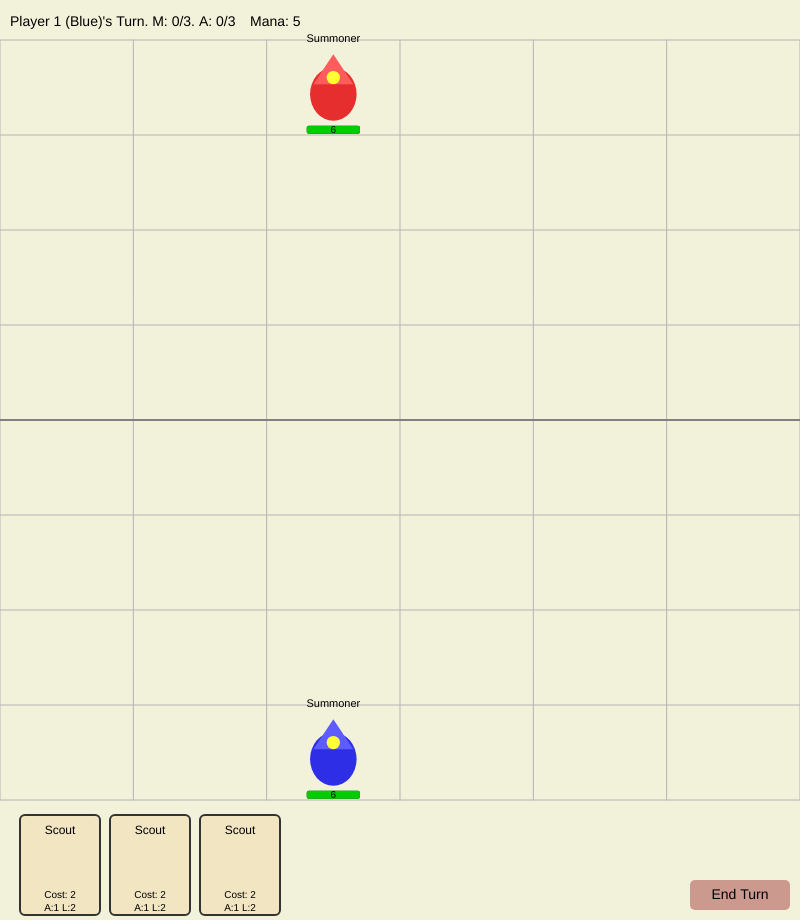
Frame 1 (no input)
Frame 60 (no input): identical to frame 1, image omitted
Frame 120 (the mouse pressed at the canvas centre since frame 60): identical to frame 1, image omitted

The p5.js sketch that drew this single still picture (run headless with seeded random() and noise() and a simulated clock; from frame 60 on, the mouse is pressed at the canvas centre):

// p5.js sketch
// ── sketch.js

// --- CONFIGURATION CONSTANTS ---
const CONFIG = {
    GRID_ROWS: 8,
    GRID_COLS: 6,
    TOP_UI_SPACE: 40,
    BOTTOM_UI_SPACE: 10,
    HAND_CARD_MARGIN: 10,
    HAND_CARD_WIDTH: 80,
    HAND_CARD_HEIGHT: 100,
    CARD_MENU_BUTTON_WIDTH: 60,
    CARD_MENU_BUTTON_HEIGHT: 20,
    STARTING_MANA: 5,
    INITIAL_HAND_SIZE: 3,
    MAX_MOVES_PER_TURN: 3,
    MAX_ATTACKS_PER_TURN: 3,
    BATTLE_RESULT_DISPLAY_TIME: 360, // Animation frames to show battle results (3 seconds at 60fps)
};

// --- GLOBAL GAME VARIABLES (Derived from CONFIG or P5) ---
let cellWidth, cellHeight;

// --- GAME STATE ---
let gameState = {
    units: [],
    player1Hand: [],
    player2Hand: [],
    currentPlayerIsP1: true,
    player1Mana: 0,
    player2Mana: 0,
    movesMadeThisTurn: 0,
    attacksMadeThisTurn: 0,
    gameOver: false,
    winnerMessage: "",
    attackAnimations: [],
    currentDiceRollResult: "",
    battleResultDisplayTimer: 0,
    selectedUnit: null,
    selectedCardForSummoning: null,
    potentialMoveCells: [],
    potentialAttackCells: [],
    potentialSummonCells: [],
    ALL_AVAILABLE_CARDS: [],
};

// --- UI ELEMENTS / MANAGERS ---
let actionButtonRect;

class CardActionMenuManager {
    constructor() {
        this.active = false; this.card = null; this.cardIndexInHand = -1;
        this.playButtonRect = { x:0,y:0,w:CONFIG.CARD_MENU_BUTTON_WIDTH,h:CONFIG.CARD_MENU_BUTTON_HEIGHT,text:"Play"};
        this.scrapButtonRect = { x:0,y:0,w:CONFIG.CARD_MENU_BUTTON_WIDTH,h:CONFIG.CARD_MENU_BUTTON_HEIGHT,text:"Scrap"};
    }
    open(card, indexInHand, cardDisplayX, cardDisplayY, cardDisplayWidth, cardDisplayHeight) {
        this.active = true; this.card = card; this.cardIndexInHand = indexInHand;
        this.playButtonRect.x = cardDisplayX + cardDisplayWidth/2 - this.playButtonRect.w/2;
        this.playButtonRect.y = cardDisplayY - this.playButtonRect.h - 5;
        this.scrapButtonRect.x = this.playButtonRect.x;
        this.scrapButtonRect.y = this.playButtonRect.y - this.scrapButtonRect.h - 5;
        if (this.scrapButtonRect.y < 5) {
            this.playButtonRect.y = cardDisplayY + cardDisplayHeight + 5;
            this.scrapButtonRect.y = this.playButtonRect.y + this.scrapButtonRect.h + 5;
        }
    }
    close() { this.active = false; this.card = null; this.cardIndexInHand = -1; }
    draw() {
        if (!this.active || !this.card) return; push();
        fill(120,70,80); rect(this.playButtonRect.x,this.playButtonRect.y,this.playButtonRect.w,this.playButtonRect.h,3);
        fill(0);textAlign(CENTER,CENTER);textSize(10);text(this.playButtonRect.text,this.playButtonRect.x+this.playButtonRect.w/2,this.playButtonRect.y+this.playButtonRect.h/2);
        fill(20,70,80); rect(this.scrapButtonRect.x,this.scrapButtonRect.y,this.scrapButtonRect.w,this.scrapButtonRect.h,3);
        fill(0);text(this.scrapButtonRect.text,this.scrapButtonRect.x+this.scrapButtonRect.w/2,this.scrapButtonRect.y+this.scrapButtonRect.h/2); pop();
    }
    handleMousePress(mx, my) {
        if (!this.active) return false;
        let currentMana = gameState.currentPlayerIsP1 ? gameState.player1Mana : gameState.player2Mana;
        let actionTaken = false;
        if (isMouseOverRect(mx,my,this.playButtonRect)) {
            if (this.card.summonCost <= currentMana) {
                deselectUnitSelections(); gameState.selectedCardForSummoning = this.card; calculatePotentialSummonCells();
            } else { console.log("Not enough mana for Play."); gameState.selectedCardForSummoning = null; gameState.potentialSummonCells = []; }
            this.close(); actionTaken = true;
        } else if (isMouseOverRect(mx,my,this.scrapButtonRect)) {
            if (gameState.currentPlayerIsP1) { gameState.player1Mana++; gameState.player1Hand.splice(this.cardIndexInHand,1); }
            else { gameState.player2Mana++; gameState.player2Hand.splice(this.cardIndexInHand,1); }
            deselectAllSelections(); actionTaken = true;
        }
        return actionTaken;
    }
}
let cardActionMenu = new CardActionMenuManager();

class Card {
    constructor(unitName, unitType, attackValue, lifePoints, rangeType, summonCost, isSummonerCard = false) {
        this.unitName=unitName; this.unitType=unitType; this.attackValue=attackValue; this.lifePoints=lifePoints;
        this.rangeType=rangeType; this.summonCost=summonCost; this.isSummonerCard=isSummonerCard;
        this.id=unitName+"_"+summonCost+"_"+Math.random().toString(16).slice(9);
    }
    createUnit(row,col,isPlayer1){return new Unit(this.unitName,row,col,isPlayer1,this.attackValue,this.lifePoints,this.rangeType,this.unitType,this.isSummonerCard);}
    isMouseOver(mx,my){return mx>this.displayX&&mx<this.displayX+this.displayWidth&&my>this.displayY&&my<this.displayY+this.displayHeight;}
}

class Unit {
  constructor(name, r, c, isPlayer1, attackValue, lifePoints, rangeType, type, isSummoner = false) {
    this.name=name; this.row=r; this.col=c; this.isPlayer1=isPlayer1;
    this.attackValue=attackValue; this.maxLifePoints=lifePoints; this.currentLifePoints=lifePoints;
    this.rangeType=rangeType; this.attackRange=(rangeType==='melee')?1:3;
    this.moveRange=2; this.type=type; this.isSummoner=isSummoner;
    this.color=isPlayer1?color(240,80,90):color(0,80,90);
    this.id=name+"_"+r+"_"+c+(isPlayer1?"_P1":"_P2")+Math.random().toString(16).slice(5);
    this.isSelected=false; this.hasMovedThisTurn=false; this.hasAttackedThisTurn=false;
    this.isHovered=false; this.size=0; this.isDestroyed=false;
  }
  getPixelPos(){return {x:this.col*cellWidth+cellWidth/2,y:CONFIG.TOP_UI_SPACE+this.row*cellHeight+cellHeight/2};}
  display() {
    let pos = this.getPixelPos(); this.size = min(cellWidth, cellHeight) * 0.7; // Slightly larger base for more detail
    push();
    translate(pos.x, pos.y);
    rectMode(CENTER); // Ensure consistent rectMode for unit drawing

    let bodyHue = hue(this.color);
    let bodySat = saturation(this.color);
    let bodyBri = brightness(this.color);

    if ((this.hasMovedThisTurn || this.hasAttackedThisTurn) && this.currentLifePoints > 0 && !gameState.gameOver) {
        bodySat *= 0.6; bodyBri *= 0.9;
    }

    if (this.isHovered && this.currentLifePoints > 0 && !gameState.gameOver) { stroke(50,100,100); strokeWeight(3); } else { noStroke(); }
    if (this.isSelected && this.currentLifePoints > 0 && !gameState.gameOver) { fill(bodyHue,bodySat,bodyBri+10,50); ellipse(0,0,this.size*1.2,this.size*1.2); stroke(0,0,100); strokeWeight(2); } // Selection slightly smaller relative to new unit size

    noStroke();
    if (this.currentLifePoints <= 0) {
        fill(0,0,30); ellipse(0,0,this.size*0.8, this.size*0.8); // Dead units are simple dark circles
    } else {
        // Base fill for most parts
        fill(bodyHue, bodySat, bodyBri);

        switch (this.type) {
            case "Summoner":
                ellipse(0, this.size * 0.1, this.size * 0.7, this.size * 0.8); // Robe body
                fill(bodyHue, bodySat * 0.8, bodyBri + 15); // Lighter for hat
                triangle(0, -this.size * 0.5, -this.size * 0.3, -this.size * 0.05, this.size * 0.3, -this.size * 0.05); // Pointed hat
                fill(60, 80, 100); // Orb color (yellowish)
                ellipse(0, -this.size * 0.15, this.size * 0.2, this.size * 0.2); // Orb
                break;
            case "Archer":
                ellipse(0, this.size * 0.1, this.size * 0.4, this.size * 0.7); // Body
                stroke(40, 50, 30); strokeWeight(this.size * 0.05); noFill(); // Bow color (brownish)
                arc(this.size * 0.2, 0, this.size * 0.6, this.size * 0.8, PI + HALF_PI * 0.7, HALF_PI * 0.3); // Bow arc
                stroke(0, 0, 70); strokeWeight(this.size*0.03); // Arrow shaft
                line(this.size * 0.05, 0, this.size*0.4, 0); // Arrow shaft
                fill(0,0,70); noStroke(); // Arrow head
                triangle(this.size*0.4, 0, this.size*0.3, -this.size*0.05, this.size*0.3, this.size*0.05);
                break;
            case "Warrior":
                rect(0, 0, this.size * 0.6, this.size * 0.8, this.size * 0.1); // Body
                fill(0, 0, 70); // Shield color (grey)
                beginShape(); // Kite Shield
                vertex(-this.size * 0.3, -this.size * 0.4); vertex(this.size * 0.15, -this.size * 0.35);
                vertex(this.size * 0.15, this.size * 0.25); vertex(0, this.size * 0.4);
                vertex(-this.size * 0.3, this.size * 0.25); endShape(CLOSE);
                fill(0, 0, 80); // Sword color
                rect(this.size * 0.25, 0, this.size * 0.1, this.size * 0.6); // Sword blade
                rect(this.size * 0.25, this.size*0.2, this.size * 0.25, this.size*0.05); // Crossguard
                break;
            case "Spearman":
                ellipse(0, this.size * 0.1, this.size * 0.4, this.size * 0.7); // Body
                fill(0, 0, 70); // Buckler color
                ellipse(-this.size * 0.15, 0, this.size * 0.3, this.size * 0.3);
                stroke(40, 50, 30); strokeWeight(this.size * 0.05); // Spear shaft
                line(this.size * 0.1, -this.size * 0.4, this.size * 0.1, this.size * 0.3);
                fill(0, 0, 80); noStroke(); // Spear head
                triangle(this.size*0.1, -this.size*0.5, this.size*0.02, -this.size*0.35, this.size*0.18, -this.size*0.35);
                break;
            case "Brute":
                beginShape(); // Trapezoid body
                vertex(-this.size * 0.4, this.size * 0.4); vertex(this.size * 0.4, this.size * 0.4);
                vertex(this.size * 0.3, -this.size * 0.4); vertex(-this.size * 0.3, -this.size * 0.4);
                endShape(CLOSE);
                fill(40, 60, 40); // Club color (dark brown)
                ellipse(this.size*0.3, -this.size*0.1, this.size*0.25, this.size*0.5); // Club head
                rect(this.size*0.3, this.size*0.2, this.size*0.1, this.size*0.2); // Club handle
                break;
            case "Scout":
                fill(bodyHue, bodySat * 0.7, bodyBri * 0.8); // Hood color (slightly darker)
                arc(0, -this.size * 0.1, this.size * 0.7, this.size * 0.8, PI, 0, CHORD); // Hood
                fill(bodyHue, bodySat, bodyBri); // Face area (player color)
                ellipse(0, this.size*0.05, this.size * 0.4, this.size * 0.5); // Head/body under hood
                break;
            case "Guard":
                rect(0, 0, this.size * 0.5, this.size * 0.8, this.size * 0.1); // Body
                fill(0, 0, 65); // Shield color
                rect(-this.size * 0.15, 0, this.size * 0.3, this.size * 0.9, this.size*0.05); // Tower shield
                fill(bodyHue, bodySat * 0.8, bodyBri + 5); // Helmet
                arc(0, -this.size*0.3, this.size*0.4, this.size*0.3, PI, 0, OPEN);
                break;
            default: ellipse(0, 0, this.size, this.size);
        }
        if (this.rangeType === 'ranged') {
            push(); stroke(60,80,100); strokeWeight(this.size*0.04); noFill();
            arc(this.size*0.35, -this.size*0.35, this.size*0.15, this.size*0.15, PI*1.25, PI*1.75); // Small upper right arc
            pop();
        }
    }
    rectMode(CORNER); // Reset rectMode
    noStroke(); fill(0); textAlign(CENTER,BOTTOM); textSize(min(cellWidth/5,11)); text(this.name,0,-this.size*0.55 - (this.type==="Summoner"?this.size*0.1:0) ); // Adjusted name pos

    if (this.currentLifePoints > 0) {
        let hpBarY = this.size * 0.5 + 5;
        fill(0,0,20); rect(-this.size*0.4,hpBarY,this.size*0.8,8,2);
        fill(120,100,80); let hpWidth=map(this.currentLifePoints,0,this.maxLifePoints,0,this.size*0.8); rect(-this.size*0.4,hpBarY,hpWidth,8,2);
        fill(0); textAlign(CENTER,CENTER); textSize(10); text(`${this.currentLifePoints}`,0,hpBarY+4);
    } else {
        fill(0,0,100); textAlign(CENTER,CENTER); textSize(this.size*0.7); text("X",0,0);
    }
    pop();
  }
  isMouseOver(mx,my){let pos=this.getPixelPos();let d=dist(mx,my,pos.x,pos.y);return d<this.size/2*1.2;}
  takeDamage(amount){this.currentLifePoints-=amount;if(this.currentLifePoints<0)this.currentLifePoints=0;}
  canMoveNow(){return this.currentLifePoints>0&&!this.hasMovedThisTurn&&gameState.movesMadeThisTurn<CONFIG.MAX_MOVES_PER_TURN;}
  canAttackNow(){return this.currentLifePoints>0&&!this.hasAttackedThisTurn&&gameState.attacksMadeThisTurn<CONFIG.MAX_ATTACKS_PER_TURN;}
  getValidMoveCells(){let pM=[];if(!this.canMoveNow())return pM;let q=[{r:this.row,c:this.col,steps:0}];let v=new Set([`${this.row},${this.col}`]);while(q.length>0){let cur=q.shift();if(cur.steps>0&&!getUnitAt(cur.r,cur.c))pM.push({row:cur.r,col:cur.c});if(cur.steps<this.moveRange){let ad=[[-1,0],[1,0],[0,-1],[0,1]];for(let a of ad){let nR=cur.r+a[0];let nC=cur.c+a[1];let nK=`${nR},${nC}`;if(isCellOnBoard(nR,nC)&&!v.has(nK)){if(!getUnitAt(nR,nC)){v.add(nK);q.push({r:nR,c:nC,steps:cur.steps+1})}}}}}return pM;}
  getValidAttackCells(){let tgts=[];if(!this.canAttackNow())return tgts;if(this.rangeType==='melee'){const ad=[[-1,0],[1,0],[0,-1],[0,1]];for(let a of ad){let r=this.row+a[0];let c=this.col+a[1];if(isCellOnBoard(r,c)){let uC=getUnitAt(r,c);if(uC&&uC.isPlayer1!==this.isPlayer1&&uC.currentLifePoints>0)tgts.push({row:r,col:c})}}}else if(this.rangeType==='ranged'){const dirs=[[-1,0],[1,0],[0,-1],[0,1]];for(let d of dirs){for(let i=1;i<=this.attackRange;i++){let r=this.row+d[0]*i;let c=this.col+d[1]*i;if(!isCellOnBoard(r,c))break;let uC=getUnitAt(r,c);if(uC){if(uC.isPlayer1!==this.isPlayer1&&uC.currentLifePoints>0)tgts.push({row:r,col:c});break}}}};return tgts;}
  moveTo(r,c){this.row=r;this.col=c;this.hasMovedThisTurn=true;gameState.movesMadeThisTurn++;}
  attack(targetUnit){
    let hits=0;let dR=[];for(let i=0;i<this.attackValue;i++){let r=floor(random(1,7));dR.push(r);if(r>=3)hits++}
    gameState.currentDiceRollResult=`${this.name}(${this.isPlayer1?'P1':'P2'}) attacks ${targetUnit.name}(${targetUnit.isPlayer1?'P1':'P2'})! Rolls:[${dR.join(',')}] -> ${hits} Hits.`;
    gameState.battleResultDisplayTimer = CONFIG.BATTLE_RESULT_DISPLAY_TIME;
    targetUnit.takeDamage(hits);
    if(targetUnit.currentLifePoints<=0&&!targetUnit.isDestroyed){let mG=Math.floor(targetUnit.maxLifePoints/2);if(this.isPlayer1)gameState.player1Mana+=mG;else gameState.player2Mana+=mG;targetUnit.isDestroyed=true}
    this.hasAttackedThisTurn=true;gameState.attacksMadeThisTurn++;
    let aP=this.getPixelPos();let tP=targetUnit.getPixelPos();gameState.attackAnimations.push({attackerPos:aP,targetPos:tP,timer:CONFIG.BATTLE_RESULT_DISPLAY_TIME/3,duration:CONFIG.BATTLE_RESULT_DISPLAY_TIME/3});
    checkGameEndCondition();return true;
  }
}

function populateAllAvailableCards(){gameState.ALL_AVAILABLE_CARDS=[new Card("Archer","Archer",1,3,'ranged',3),new Card("Warrior","Warrior",3,4,'melee',4),new Card("Spearman","Spearman",2,3,'ranged',3),new Card("Brute","Brute",3,5,'melee',5),new Card("Scout","Scout",1,2,'ranged',2),new Card("Guard","Guard",2,5,'melee',4)];}
function initializeUnits(){gameState.units=[];gameState.units.push(new Unit("Summoner",CONFIG.GRID_ROWS-1,floor(CONFIG.GRID_COLS/2)-1,true,2,6,'melee',"Summoner",true));gameState.units.push(new Unit("Summoner",0,floor(CONFIG.GRID_COLS/2)-1,false,2,6,'melee',"Summoner",true));}
function drawNewCardForPlayer(isPlayer1){if(gameState.ALL_AVAILABLE_CARDS.length===0){console.log("Master Deck is empty!");return;}let cardTemplate=random(gameState.ALL_AVAILABLE_CARDS);let newDrawnCard=new Card(cardTemplate.unitName,cardTemplate.unitType,cardTemplate.attackValue,cardTemplate.lifePoints,cardTemplate.rangeType,cardTemplate.summonCost,cardTemplate.isSummonerCard);if(isPlayer1)gameState.player1Hand.push(newDrawnCard);else gameState.player2Hand.push(newDrawnCard);}
function initializeManaAndHands(){gameState.player1Mana=CONFIG.STARTING_MANA;gameState.player2Mana=CONFIG.STARTING_MANA;gameState.player1Hand=[];gameState.player2Hand=[];for(let i=0;i<CONFIG.INITIAL_HAND_SIZE;i++){drawNewCardForPlayer(true);drawNewCardForPlayer(false);}}
function setupGame(){populateAllAvailableCards();initializeUnits();initializeManaAndHands();gameState.currentPlayerIsP1=true;gameState.movesMadeThisTurn=0;gameState.attacksMadeThisTurn=0;gameState.currentDiceRollResult="";gameState.gameOver=false;gameState.winnerMessage="";gameState.selectedUnit=null;gameState.selectedCardForSummoning=null;gameState.potentialMoveCells=[];gameState.potentialAttackCells=[];gameState.potentialSummonCells=[];gameState.attackAnimations=[];cardActionMenu.close();actionButtonRect.text="End Turn";}
function resetGame(){setupGame();}

function setup(){createCanvas(800,920);colorMode(HSB,360,100,100,100);cellWidth=width/CONFIG.GRID_COLS;cellHeight=(height-CONFIG.TOP_UI_SPACE-CONFIG.BOTTOM_UI_SPACE-CONFIG.HAND_CARD_HEIGHT-CONFIG.HAND_CARD_MARGIN)/CONFIG.GRID_ROWS;actionButtonRect={x:width-110,y:height-40,w:100,h:30,text:"End Turn"};setupGame();}

function drawGrid(){stroke(0,0,70);strokeWeight(1);let gridBottomY=height-CONFIG.HAND_CARD_HEIGHT-CONFIG.HAND_CARD_MARGIN-CONFIG.BOTTOM_UI_SPACE;for(let r=0;r<=CONFIG.GRID_ROWS;r++)line(0,CONFIG.TOP_UI_SPACE+r*cellHeight,width,CONFIG.TOP_UI_SPACE+r*cellHeight);for(let c=0;c<=CONFIG.GRID_COLS;c++)line(c*cellWidth,CONFIG.TOP_UI_SPACE,c*cellWidth,gridBottomY);stroke(0,0,50);strokeWeight(2);line(0,CONFIG.TOP_UI_SPACE+(gridBottomY-CONFIG.TOP_UI_SPACE)/2,width,CONFIG.TOP_UI_SPACE+(gridBottomY-CONFIG.TOP_UI_SPACE)/2);}
function drawHighlights(){if(gameState.gameOver)return;noStroke();fill(200,60,100,30);for(let cell of gameState.potentialMoveCells)rect(cell.col*cellWidth,CONFIG.TOP_UI_SPACE+cell.row*cellHeight,cellWidth,cellHeight);fill(120,70,90,40);for(let cell of gameState.potentialAttackCells)rect(cell.col*cellWidth,CONFIG.TOP_UI_SPACE+cell.row*cellHeight,cellWidth,cellHeight);fill(60,100,100,40);for(let cell of gameState.potentialSummonCells)rect(cell.col*cellWidth,CONFIG.TOP_UI_SPACE+cell.row*cellHeight,cellWidth,cellHeight);}
function drawUnits(){for(let unit of gameState.units)unit.display();}
function drawAttackAnimations(){
  // Decrement battle result display timer if active
  if(gameState.battleResultDisplayTimer > 0) {
    gameState.battleResultDisplayTimer--;
    if(gameState.battleResultDisplayTimer <= 0) {
      gameState.currentDiceRollResult = "";
    }
  }
  
  // Handle attack animations
  for(let i=gameState.attackAnimations.length-1; i>=0; i--) {
    let anim=gameState.attackAnimations[i];
    anim.timer--;
    if(anim.timer<=0) {
      gameState.attackAnimations.splice(i,1);
    } else {
      push();
      let alpha=map(anim.timer,anim.duration,0,100,0);
      stroke(0,100,100,alpha);
      strokeWeight(3);
      line(anim.attackerPos.x,anim.attackerPos.y,anim.targetPos.x,anim.targetPos.y);
      pop();
    }
  }
}
function drawGameUI(){
  let topUiY=15;
  fill(0);
  textSize(14);
  
  if(!gameState.gameOver){
    // Draw player turn info on the left
    textAlign(LEFT,TOP);
    text(`Player ${gameState.currentPlayerIsP1?'1 (Blue)':'2 (Red)'}'s Turn. M: ${gameState.movesMadeThisTurn}/${CONFIG.MAX_MOVES_PER_TURN}. A: ${gameState.attacksMadeThisTurn}/${CONFIG.MAX_ATTACKS_PER_TURN}`,10,topUiY);
    text(`Mana: ${gameState.currentPlayerIsP1?gameState.player1Mana:gameState.player2Mana}`,width/2-150,topUiY);
    
    // Draw battle results in top right with a background
    if(gameState.currentDiceRollResult && gameState.battleResultDisplayTimer > 0){
      let resultText = gameState.currentDiceRollResult;
      // No need to set text alignment here as we'll set it just before drawing the text
      
      // Calculate the box dimensions for the battle result display
      let textWidth = min(width * 0.4, 300);
      let textHeight = 40;
      let rightMargin = 20;
      let boxX = width - textWidth - rightMargin;
      let boxY = topUiY - 5;
      
      // Draw background for battle result
      push();
      fill(0, 0, 0, 15);
      stroke(0, 0, 0, 30);
      rect(boxX, boxY, textWidth, textHeight, 5);
      
      // Draw text with a subtle fade out as timer decreases
      let alpha = map(gameState.battleResultDisplayTimer, 0, CONFIG.BATTLE_RESULT_DISPLAY_TIME, 0, 100);
      fill(0, 0, 0, alpha);
      textSize(12);
      textAlign(LEFT, TOP);
      text(resultText, boxX + 10, boxY + 5, textWidth - 20, textHeight - 10);
      pop();
    }
  } else {
    // Game over message
    textAlign(CENTER,TOP);
    textSize(24);
    fill(0,80,100);
    text(gameState.winnerMessage,width/2,topUiY+10);
  }
  
  // Draw action button
  fill(gameState.gameOver?color(120,70,80):color(10,30,80));
  rect(actionButtonRect.x,actionButtonRect.y,actionButtonRect.w,actionButtonRect.h,5);
  fill(0);
  textAlign(CENTER,CENTER);
  textSize(14);
  text(actionButtonRect.text,actionButtonRect.x+actionButtonRect.w/2,actionButtonRect.y+actionButtonRect.h/2);
}
function drawPlayerHand(){if(gameState.gameOver)return;let currentHand=gameState.currentPlayerIsP1?gameState.player1Hand:gameState.player2Hand;let handStartX=20;let handDisplayBaseY=height-CONFIG.HAND_CARD_HEIGHT-5;for(let i=0;i<currentHand.length;i++){let card=currentHand[i];card.displayX=handStartX+i*(CONFIG.HAND_CARD_WIDTH+10);card.displayY=handDisplayBaseY;card.displayWidth=CONFIG.HAND_CARD_WIDTH;card.displayHeight=CONFIG.HAND_CARD_HEIGHT;push();translate(card.displayX,card.displayY);strokeWeight(2);if(cardActionMenu.active&&cardActionMenu.card&&cardActionMenu.card.id===card.id)stroke(60,100,100);else if(gameState.selectedCardForSummoning&&gameState.selectedCardForSummoning.id===card.id)stroke(60,80,100);else stroke(0,0,20);let currentMana=gameState.currentPlayerIsP1?gameState.player1Mana:gameState.player2Mana;if(card.summonCost>currentMana)fill(0,0,50,70);else fill(45,20,95);rect(0,0,card.displayWidth,card.displayHeight,5);fill(0);noStroke();textAlign(CENTER,TOP);textSize(12);text(card.unitName,card.displayWidth/2,10);textSize(10);text(`Cost: ${card.summonCost}`,card.displayWidth/2,card.displayHeight-25);text(`A:${card.attackValue} L:${card.lifePoints}`,card.displayWidth/2,card.displayHeight-12);pop();}}

function draw(){background(60,10,95);gameState.units=gameState.units.filter(unit=>!unit.isDestroyed);drawGrid();if(!gameState.gameOver){for(let unit of gameState.units)unit.isHovered=unit.isMouseOver(mouseX,mouseY);drawHighlights();}drawUnits();drawAttackAnimations();drawGameUI();drawPlayerHand();cardActionMenu.draw();}

function pixelToGrid(mx,my){let gridAreaTop=CONFIG.TOP_UI_SPACE;let gridAreaBottom=height-CONFIG.HAND_CARD_HEIGHT-CONFIG.HAND_CARD_MARGIN-CONFIG.BOTTOM_UI_SPACE;if(my<gridAreaTop||my>gridAreaBottom)return null;let c=floor(mx/cellWidth);let r=floor((my-gridAreaTop)/cellHeight);if(r>=0&&r<CONFIG.GRID_ROWS&&c>=0&&c<CONFIG.GRID_COLS)return{row:r,col:c};return null;}
function getUnitAt(r,c){for(let unit of gameState.units){if(unit.row===r&&unit.col===c&&unit.currentLifePoints>0)return unit;}return null;}
function isCellOnBoard(r,c){return r>=0&&r<CONFIG.GRID_ROWS&&c>=0&&c<CONFIG.GRID_COLS;}
function deselectUnitSelections(){if(gameState.selectedUnit)gameState.selectedUnit.isSelected=false;gameState.selectedUnit=null;gameState.potentialMoveCells=[];gameState.potentialAttackCells=[];}
function deselectAllSelections(){deselectUnitSelections();gameState.selectedCardForSummoning=null;gameState.potentialSummonCells=[];cardActionMenu.close();}
function selectUnitForAction(unit){deselectAllSelections();gameState.selectedUnit=unit;unit.isSelected=true;refreshPotentialUnitActions();}
function refreshPotentialUnitActions(){if(!gameState.selectedUnit)return;gameState.potentialMoveCells=gameState.selectedUnit.getValidMoveCells();gameState.potentialAttackCells=gameState.selectedUnit.getValidAttackCells();}
function calculatePotentialSummonCells(){gameState.potentialSummonCells=[];if(!gameState.selectedCardForSummoning)return;let summonerUnit=gameState.units.find(u=>u.isSummoner&&u.isPlayer1===gameState.currentPlayerIsP1&&u.currentLifePoints>0);if(!summonerUnit)return;const adjacents=[[-1,0],[1,0],[0,-1],[0,1]];for(let adj of adjacents){let r=summonerUnit.row+adj[0];let c=summonerUnit.col+adj[1];if(isCellOnBoard(r,c)&&!getUnitAt(r,c))gameState.potentialSummonCells.push({row:r,col:c});}}
function checkGameEndCondition(){let p1S=false;let p2S=false;for(let u of gameState.units){if(u.isSummoner){if(u.isPlayer1&&u.currentLifePoints>0)p1S=true;if(!u.isPlayer1&&u.currentLifePoints>0)p2S=true;}}if(!p1S){gameState.gameOver=true;gameState.winnerMessage="Game Over! Player 2 (Red) Wins!";actionButtonRect.text="Restart Game";deselectAllSelections();}else if(!p2S){gameState.gameOver=true;gameState.winnerMessage="Game Over! Player 1 (Blue) Wins!";actionButtonRect.text="Restart Game";deselectAllSelections();}}
function endTurn(){
  gameState.currentPlayerIsP1=!gameState.currentPlayerIsP1;
  gameState.movesMadeThisTurn=0;
  gameState.attacksMadeThisTurn=0;
  gameState.currentDiceRollResult="";
  gameState.battleResultDisplayTimer=0;
  for(let unit of gameState.units){
    unit.hasMovedThisTurn=false;
    unit.hasAttackedThisTurn=false;
  }
  drawNewCardForPlayer(gameState.currentPlayerIsP1);
  deselectAllSelections();
}

function isMouseOverRect(mx,my,rect){return mx>rect.x&&mx<rect.x+rect.w&&my>rect.y&&my<rect.y+rect.h;}
function isMouseOverAnyCardInHand(mx,my){let hand=gameState.currentPlayerIsP1?gameState.player1Hand:gameState.player2Hand;for(let card of hand){if(card.isMouseOver(mx,my))return true;}return false;}
function handleActionButtonClick(){if(gameState.gameOver)resetGame();else endTurn();}
function handleHandCardClick(mx,my){let currentHand=gameState.currentPlayerIsP1?gameState.player1Hand:gameState.player2Hand;for(let i=0;i<currentHand.length;i++){let card=currentHand[i];if(card.isMouseOver(mx,my)){if(cardActionMenu.active&&cardActionMenu.card&&cardActionMenu.card.id===card.id){}else if(gameState.selectedCardForSummoning&&gameState.selectedCardForSummoning.id===card.id){deselectAllSelections();cardActionMenu.open(card,i,card.displayX,card.displayY,card.displayWidth,card.displayHeight);}else{deselectAllSelections();cardActionMenu.open(card,i,card.displayX,card.displayY,card.displayWidth,card.displayHeight);}return true;}}return false;}
function handleGridClick(mx,my,gridPos){let clickedUnitInstance=getUnitAt(gridPos.row,gridPos.col);if(gameState.selectedCardForSummoning){let placed=false;for(let cell of gameState.potentialSummonCells){if(cell.row===gridPos.row&&cell.col===gridPos.col){let newUnit=gameState.selectedCardForSummoning.createUnit(gridPos.row,gridPos.col,gameState.currentPlayerIsP1);gameState.units.push(newUnit);if(gameState.currentPlayerIsP1)gameState.player1Mana-=gameState.selectedCardForSummoning.summonCost;else gameState.player2Mana-=gameState.selectedCardForSummoning.summonCost;if(gameState.currentPlayerIsP1)gameState.player1Hand=gameState.player1Hand.filter(c=>c.id!==gameState.selectedCardForSummoning.id);else gameState.player2Hand=gameState.player2Hand.filter(c=>c.id!==gameState.selectedCardForSummoning.id);placed=true;break;}}deselectAllSelections();return true;}else if(gameState.selectedUnit){let actionPerformed=false;if(gameState.selectedUnit.canMoveNow()){for(let mC of gameState.potentialMoveCells){if(mC.row===gridPos.row&&mC.col===gridPos.col){gameState.selectedUnit.moveTo(gridPos.row,gridPos.col);actionPerformed=true;break;}}}if(!actionPerformed&&gameState.selectedUnit.canAttackNow()){for(let aC of gameState.potentialAttackCells){if(aC.row===gridPos.row&&aC.col===gridPos.col){let tU=getUnitAt(aC.row,aC.col);if(tU&&tU.isPlayer1!==gameState.selectedUnit.isPlayer1){gameState.selectedUnit.attack(tU);actionPerformed=true;}break;}}}if(actionPerformed){if(!gameState.selectedUnit.canMoveNow()&&!gameState.selectedUnit.canAttackNow())deselectAllSelections();else refreshPotentialUnitActions();}else{if(clickedUnitInstance&&clickedUnitInstance.isPlayer1===gameState.currentPlayerIsP1)selectUnitForAction(clickedUnitInstance);else deselectAllSelections();}return true;}else{if(clickedUnitInstance&&clickedUnitInstance.isPlayer1===gameState.currentPlayerIsP1){if(clickedUnitInstance.canMoveNow()||clickedUnitInstance.canAttackNow())selectUnitForAction(clickedUnitInstance);}else{deselectAllSelections();}return true;}}

function mousePressed(){if(mouseButton!==LEFT)return;if(isMouseOverRect(mouseX,mouseY,actionButtonRect)){handleActionButtonClick();return;}if(gameState.gameOver)return;if(cardActionMenu.active){if(cardActionMenu.handleMousePress(mouseX,mouseY))return;}if(handleHandCardClick(mouseX,mouseY))return;if(cardActionMenu.active&&!isMouseOverAnyCardInHand(mouseX,mouseY)){deselectAllSelections();}let gridPos=pixelToGrid(mouseX,mouseY);if(gridPos){handleGridClick(mouseX,mouseY,gridPos);return;}if(!cardActionMenu.active){deselectAllSelections();}}
function windowResized(){/* Not dynamically used */}
